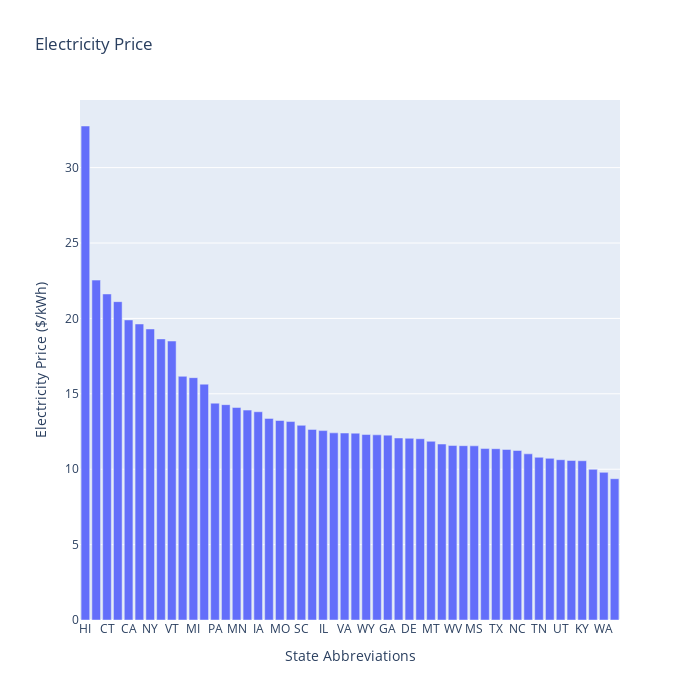

Write notebook code for a chart like this one.
### Code cell
# Show the value of each state.
electricity_sort = electricity.sort_values('PRICE' , ascending = False)
fig = px.bar(
    electricity_sort,
    x = 'state',
    y = 'PRICE',
    title = 'Electricity Price',
    labels={'PRICE': 'Electricity Price ($/kWh)', 'state': 'State Abbreviations'}
)

fig.update_layout(width=700, height=700)
fig.show()

### Figure 1 — Plotly figure (JSON) as saved in the notebook; plotly's stock layout.template omitted (floating-point values rounded to 4 significant figures)
{"data": [{"alignmentgroup": "True", "hovertemplate": "State Abbreviations=%{x}<br>Electricity Price ($/kWh)=%{y}<extra></extra>", "legendgroup": "", "marker": {"color": "#636efa", "pattern": {"shape": ""}}, "name": "", "offsetgroup": "", "orientation": "v", "showlegend": false, "textposition": "auto", "type": "bar", "x": ["HI", "AK", "CT", "MA", "CA", "NH", "NY", "RI", "VT", "ME", "MI", "NJ", "PA", "WI", "MN", "MD", "IA", "NM", "MO", null, "AZ", "SC", "OH", "IL", "AL", "VA", "SD", "WY", "CO", "GA", "ND", "DE", "IN", "MT", "NV", "WV", "KS", "MS", "FL", "TX", "NE", "NC", "OR", "TN", "OK", "UT", "ID", "KY", "AR", "WA", "LA"], "xaxis": "x", "y": [32.76, 22.54, 21.62, 21.11, 19.9, 19.63, 19.3, 18.64, 18.5, 16.16, 16.07, 15.64, 14.38, 14.28, 14.09, 13.92, 13.81, 13.37, 13.23, 13.21, 13.16, 12.91, 12.64, 12.56, 12.41, 12.4, 12.39, 12.3, 12.28, 12.26, 12.07, 12.05, 12.02, 11.85, 11.67, 11.57, 11.56, 11.55, 11.37, 11.36, 11.31, 11.24, 11.02, 10.79, 10.72, 10.63, 10.58, 10.56, 9.99, 9.79, 9.37], "yaxis": "y"}], "layout": {"barmode": "relative", "height": 700, "legend": {"tracegroupgap": 0}, "title": {"text": "Electricity Price"}, "width": 700, "xaxis": {"anchor": "y", "autorange": true, "domain": [0, 1], "range": [-0.5, 49.5], "title": {"text": "State Abbreviations"}, "type": "category"}, "yaxis": {"anchor": "x", "autorange": true, "domain": [0, 1], "range": [0, 34.48], "title": {"text": "Electricity Price ($/kWh)"}, "type": "linear"}}}
